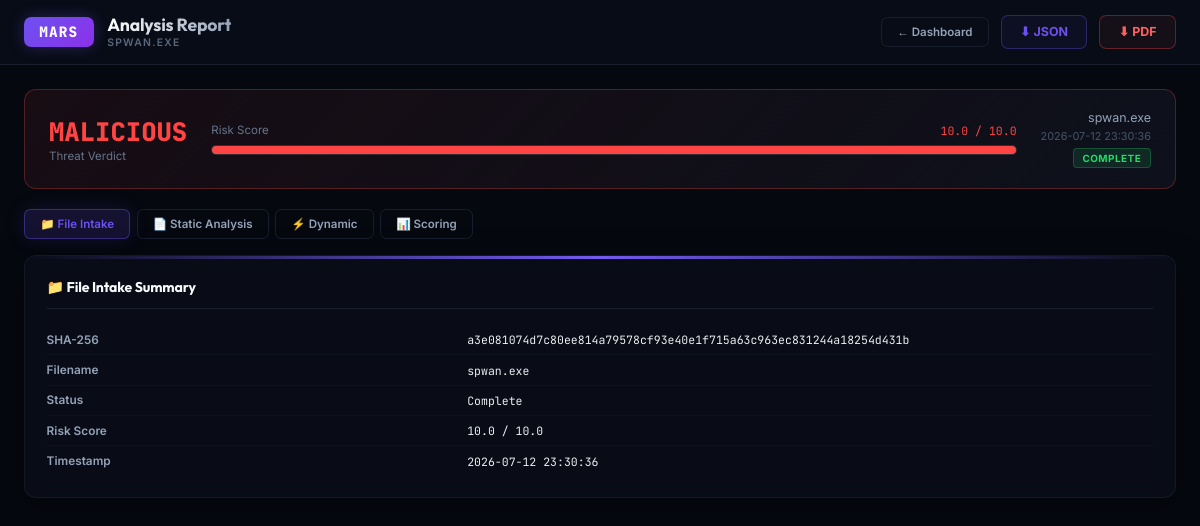
/report/65, run on the app's committed database.
### database/models.py (models this page shows)
class AnalysisHistory(Base):
    __tablename__ = "analysis_history"
    id = Column(Integer, primary_key=True, index=True)
    sha256_hash = Column(String, index=True, nullable=False)
    analysis_id = Column(String, nullable=True)
    filename = Column(String, nullable=False)
    timestamp = Column(DateTime, default=datetime.datetime.now)
    status = Column(String, default="Queued") # Queued, Processing, Complete, Failed
    risk_score = Column(Integer, nullable=True)

### main.py (the view)
@app.get("/report/{id_or_sha256}")
async def read_report(request: Request, id_or_sha256: str):
    sha256, analysis_id, record = _resolve_run_details(id_or_sha256)
    if not record:
        if len(id_or_sha256) == 64:
            sha256 = id_or_sha256.lower()
        else:
            return HTMLResponse("<h1>Analysis Record Not Found</h1>", status_code=404)
    report_data = {}
    dossier = None
    if analysis_id:
        dossier = os.path.join("workspace", "reports", f"{analysis_id}_Report.json")
    if not dossier or not os.path.exists(dossier):
        dossier = os.path.join(DOSSIERS_DIR, f"{sha256}_dossier.json")
    if os.path.exists(dossier):
        try:
            with open(dossier) as fh:
                report_data = json.load(fh)
                report_data['static_analysis'] = report_data.get('Static_Analysis_Results', {})
                report_data['dynamic_analysis'] = report_data.get('Dynamic_Analysis_Results', {})
                report_data['threat_scoring'] = report_data.get('Scoring_Results', {})
                report_data['metadata'] = report_data.get('Analysis_Summary', {})
        except Exception:
            pass
    with _sessions_lock:
        mem_sess = _sessions.get(sha256, {})
    pcap_exists = os.path.exists(os.path.join(PCAPS_DIR, f"{sha256}_traffic.pcap"))
    ext_dir = os.path.join(EXTRACTED_DIR, sha256)
    extracted_files = []
    if os.path.isdir(ext_dir):
        extracted_files = [f for f in os.listdir(ext_dir) if os.path.isfile(os.path.join(ext_dir, f))]
    return templates.TemplateResponse(
        request=request,
        name="report.html",
        context={
            "record":          record,
            "report_data":     report_data,
            "mem_sess":        mem_sess,
            "pcap_exists":     pcap_exists,
            "extracted_files": extracted_files,
        },
    )

### web/templates/report.html (shortened to what this page needs)
<!DOCTYPE html>
<html lang="en">
<head>
<link rel="stylesheet" href="/static/css/tailwind.css">
</head>
<body>
<header style="padding:.85rem 1.5rem;">
  <div class="logo-container">
    <div class="logo-badge">MARS</div>
    <div>
      <h1 class="logo-title" style="font-size:1.1rem;">Analysis Report</h1>
      <p class="logo-subtitle">{{ record.filename }}</p>
    </div>
  </div>
  <div style="display:flex;align-items:center;gap:.75rem;">
    <a href="/" style="padding:.45rem .95rem;border-radius:.4rem;border:1px solid hsl(var(--border));color:hsl(var(--text-muted));text-decoration:none;font-size:.72rem;font-weight:600;transition:all .15s ease;">← Dashboard</a>
    <a href="/download/report/json/{{ record.sha256_hash }}" class="dl-btn dl-btn-json" download>⬇ JSON</a>
    <a href="/download/report/pdf/{{ record.sha256_hash }}" class="dl-btn dl-btn-pdf" download>⬇ PDF</a>
  </div>
</header>
<div class="container">
  {% set score_f = (record.risk_score / 10.0) if record.risk_score is not none else 0 %}
  {% set verdict = 'MALICIOUS' if score_f >= 7.5 else 'HIGH RISK' if score_f >= 5.0 else 'SUSPICIOUS' if score_f >= 3.0 else 'CLEAN' %}
  {% set v_class = 'verdict-malicious' if score_f >= 7.5 else 'verdict-highrisk' if score_f >= 5.0 else 'verdict-suspicious' if score_f >= 3.0 else 'verdict-clean' %}
  {% set v_color = '#ff4444' if score_f >= 7.5 else '#ff9500' if score_f >= 5.0 else '#ffd966' if score_f >= 3.0 else '#4ade80' %}
  <div class="verdict-banner {{ v_class }}">
    <div>
      <div style="font-size:1.6rem;font-weight:800;font-family:var(--font-mono);color:{{ v_color }};">{{ verdict }}</div>
      <div style="font-size:.72rem;color:#64748b;">Threat Verdict</div>
    </div>
    <div style="flex:1;">
      <div style="display:flex;justify-content:space-between;font-size:.72rem;color:#64748b;margin-bottom:.4rem;">
        <span>Risk Score</span><span style="font-family:var(--font-mono);color:{{ v_color }};">{{ '%.1f'|format(score_f) }} / 10.0</span>
      </div>
      <div class="gauge-track"><div class="gauge-fill" style="width:{{ score_f*10 }}%;background:{{ v_color }};"></div></div>
    </div>
    <div style="text-align:right;">
      <div style="font-size:.78rem;color:#94a3b8;margin-bottom:.25rem;">{{ record.filename }}</div>
      <div style="font-size:.68rem;color:#475569;">{{ record.timestamp.strftime('%Y-%m-%d %H:%M:%S') if record.timestamp else 'N/A' }}</div>
      <span class="badge badge-{{ record.status.lower() }}" style="margin-top:.35rem;">{{ record.status }}</span>
    </div>
  </div>
  <div class="section-tabs">
    <button class="stab active" onclick="switchTab('intake')">📁 File Intake</button>
    <button class="stab" onclick="switchTab('static')">📄 Static Analysis</button>
    <button class="stab" onclick="switchTab('dynamic')">⚡ Dynamic</button>
    <button class="stab" onclick="switchTab('scoring')">📊 Scoring</button>
  </div>
  <div class="section-panel active" id="tab-intake">
    <div class="card">
      <div class="card-title">📁 File Intake Summary</div>
      {% if report_data and report_data.get('metadata') %}
        {% for k, v in report_data.metadata.items() %}
        <div class="kv-row"><div class="kv-key">{{ k }}</div><div class="kv-val">{{ v }}</div></div>
        {% endfor %}
      {% elif mem_sess and mem_sess.get('results_store', {}).get('Intake') %}
        {% for k, v in mem_sess.results_store.Intake.items() %}
        <div class="kv-row"><div class="kv-key">{{ k }}</div><div class="kv-val">{{ v }}</div></div>
        {% endfor %}
      {% else %}
        <div class="kv-row"><div class="kv-key">SHA-256</div><div class="kv-val">{{ record.sha256_hash }}</div></div>
        <div class="kv-row"><div class="kv-key">Filename</div><div class="kv-val">{{ record.filename }}</div></div>
        <div class="kv-row"><div class="kv-key">Status</div><div class="kv-val">{{ record.status }}</div></div>
        <div class="kv-row"><div class="kv-key">Risk Score</div><div class="kv-val">{{ '%.1f'|format(score_f) }} / 10.0</div></div>
        <div class="kv-row"><div class="kv-key">Timestamp</div><div class="kv-val">{{ record.timestamp.strftime('%Y-%m-%d %H:%M:%S') if record.timestamp else 'N/A' }}</div></div>
      {% endif %}
    </div>
  </div>
</div>
</body>
</html>

### data on the page
AnalysisHistory: filename "SPWAN.EXE", filename "spwan.exe", timestamp "2026-07-12 23:30:36", status "COMPLETE", sha256_hash "a3e081074d7c80ee814a79578cf93e40e1f715a63c963ec831244a18254d431b", status "Complete"

### other printed values
{{ verdict }} "MALICIOUS"
{{ '%.1f'|format(score_f) }} "10.0"
